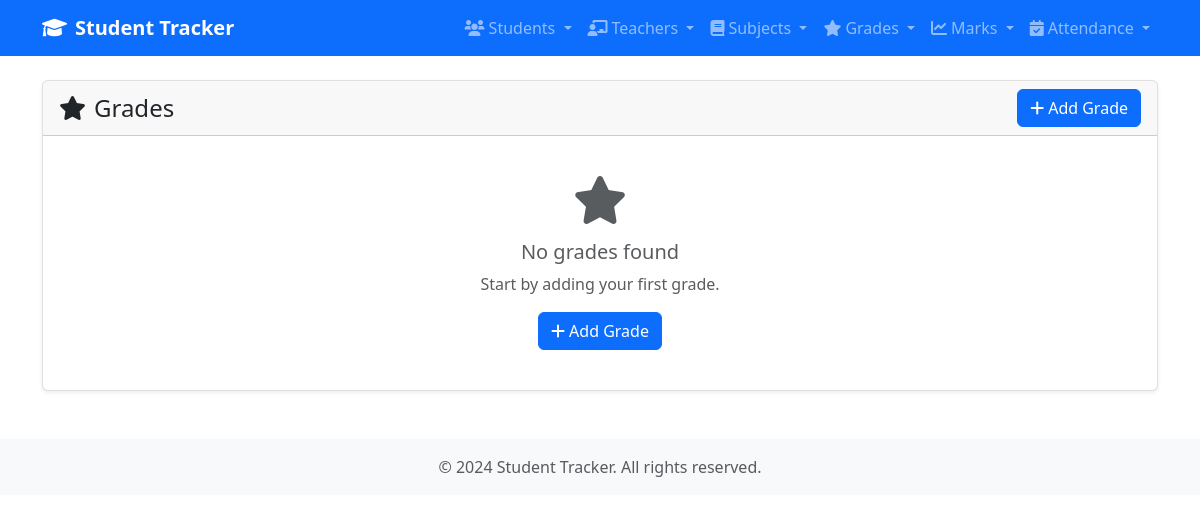
The app's page /grade/, older data.
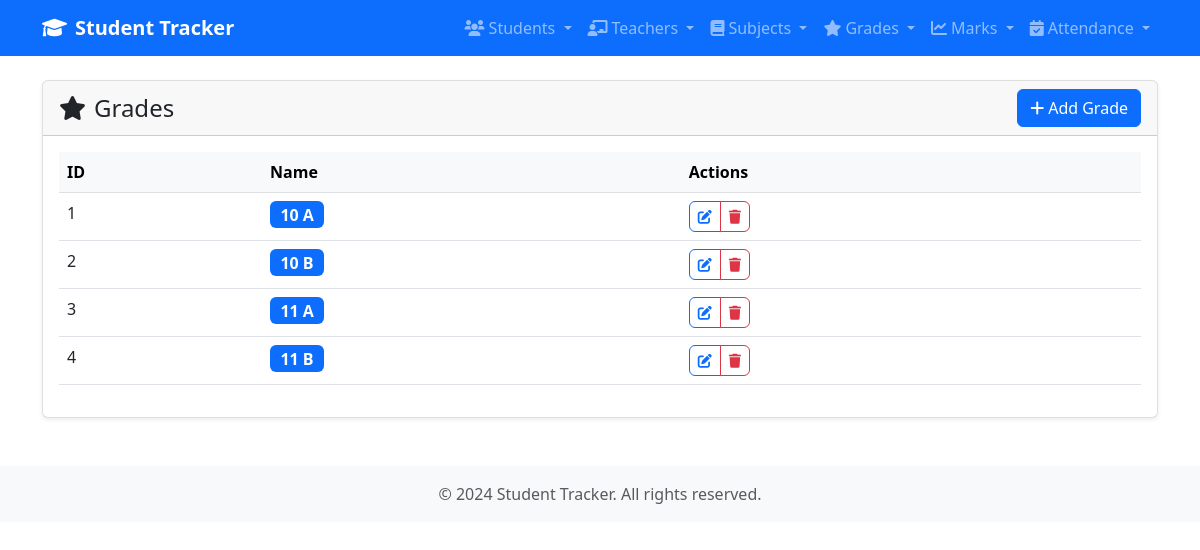
The same page, newer data.
### tracker/models.py (models this page shows, shortened)
class Grade(models.Model):
    name = models.CharField(max_length=20)

### tracker/views.py (the view)
# urls.py: path('grade/', GradeListView.as_view(), name='grade-list'),
class GradeListView(ListView):
    model = Grade
    template_name = 'tracker/grade_list.html'
    context_object_name = 'grades'

### tracker/templates/tracker/grade_list.html (shortened to what this page needs)
{% extends 'tracker/base.html' %}
{% block content %}
<div class="row">
    <div class="col-12">
        <div class="card">
            <div class="card-header d-flex justify-content-between align-items-center">
                <h4 class="mb-0">
                    <i class="fas fa-star me-2"></i>Grades
                </h4>
                <a href="{% url 'grade-create' %}" class="btn btn-primary">
                    <i class="fas fa-plus me-1"></i>Add Grade
                </a>
            </div>
            <div class="card-body">
                {% if grades %}
                    <div class="table-responsive">
                        <table class="table table-hover">
                            <thead class="table-light">
                                <tr>
                                    <th>ID</th>
                                    <th>Name</th>
                                    <th>Actions</th>
                                </tr>
                            </thead>
                            <tbody>
                                {% for grade in grades %}
                                <tr>
                                    <td>{{ grade.id }}</td>
                                    <td>
                                        <span class="badge bg-primary fs-6">{{ grade.name }}</span>
                                    </td>
                                    <td>
                                        <div class="btn-group" role="group">
                                            <a href="{% url 'grade-update' grade.pk %}" class="btn btn-sm btn-outline-primary" title="Edit">
                                                <i class="fas fa-edit"></i>
                                            </a>
                                            <a href="{% url 'grade-delete' grade.pk %}" class="btn btn-sm btn-outline-danger" title="Delete">
                                                <i class="fas fa-trash"></i>
                                            </a>
                                        </div>
                                    </td>
                                </tr>
                                {% endfor %}
                            </tbody>
                        </table>
                    </div>
                {% else %}
                    <div class="text-center py-4">
                        <i class="fas fa-star fa-3x text-muted mb-3"></i>
                        <h5 class="text-muted">No grades found</h5>
                        <p class="text-muted">Start by adding your first grade.</p>
                        <a href="{% url 'grade-create' %}" class="btn btn-primary">
                            <i class="fas fa-plus me-1"></i>Add Grade
                        </a>
                    </div>
                {% endif %}
            </div>
        </div>
    </div>
</div>
{% endblock %}

Row changes from the older to the newer data that the page shows:
added Grade: id "1", name "10 A"
added Grade: id "2", name "10 B"
added Grade: id "3", name "11 A"
added Grade: id "4", name "11 B"
Text that changed along with them:
text no longer shown: "No grades found Start by adding your first grade. Add Grade"
text now shown: "ID Name Actions"
